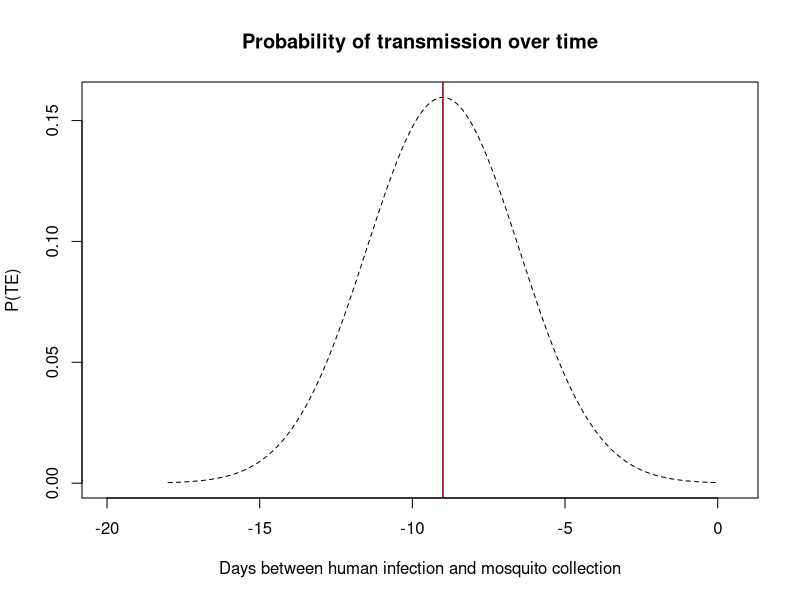
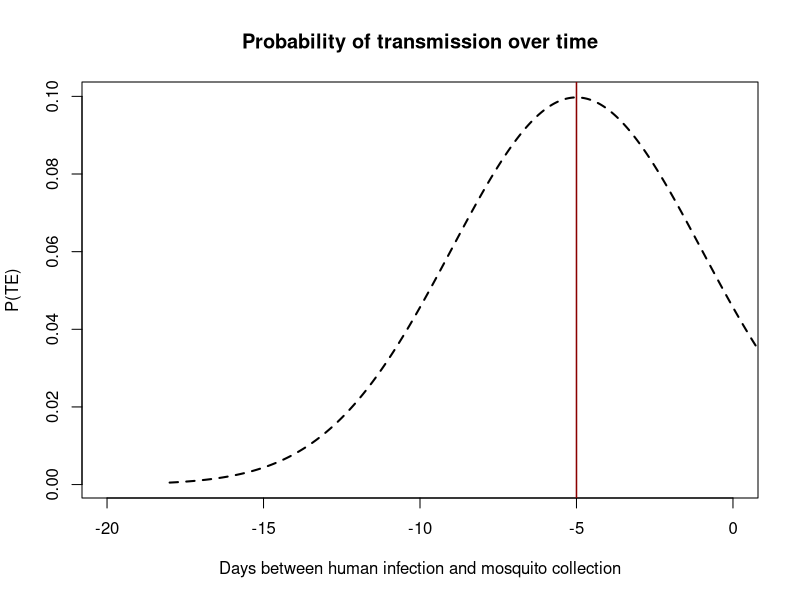
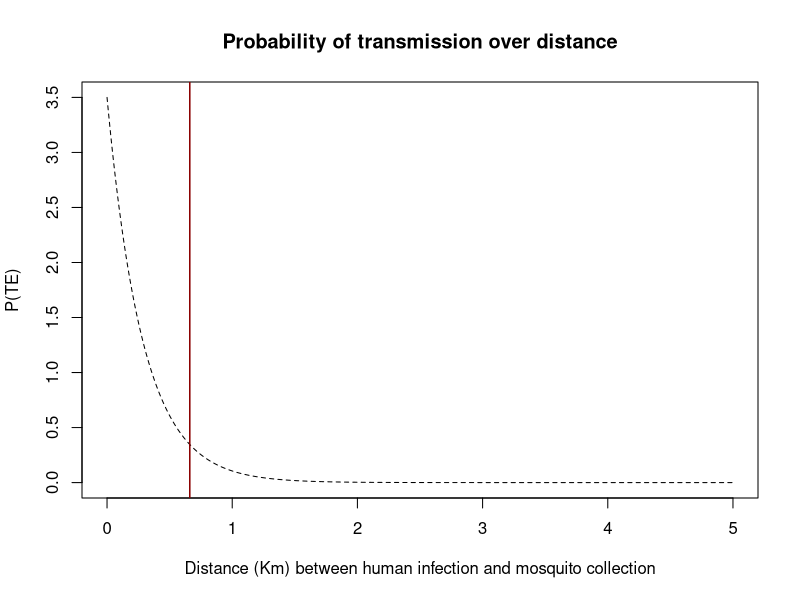

Generate these figures, in order, with R:
# -------------------------------------- #
#           Spat21/Mozzie Study          #
#       Make distribution plots          #
#                 Aim 2                  #
#            Mozzie Phase 1              #
#               K. Sumner                #
#          December 5, 2019              #
# -------------------------------------- #


#### -------- load packages ------------ ####
library(tidyverse)
require(pracma)


#### ------ make a normal distribution of the probability of transmission over time ------- ####

# create a normal, gaussian distribution between -18 and 0 centered at -9
x <- seq(-18,0, length=1000)
hx <- dnorm(x,-9,2.5)
df <- data.frame(x,hx)

# now plot that normal distribution
plot(x, hx, type="l", lty=2, xlab="Days between human infection and mosquito collection",
     ylab="P(TE)", main="Probability of transmission over time",xlim = c(-20,0.5))
abline(v=-9,col="dark red",lwd=1.5)

# calculate the area under the curve
AUC = trapz(df$x,df$hx) # 0.999681763749



# another way to do this
x<-seq(-18,8,length=1000)
s = 4
mu = -5
y <- (1/(s * sqrt(2*pi))) * exp(-((x-mu)^2)/(2*s^2)) # this is the guassian distribution formula
plot(x,y, type="l",lty=2, lwd=2, xlim = c(-20,0),xlab="Days between human infection and mosquito collection",
     ylab="P(TE)", main="Probability of transmission over time")
abline(v=-5,col="dark red",lwd=1.5)

# calculate the area under the curve
AUC = trapz(x,y) # 0.998845903386851



#### ----- make a exponentially decaying distribution for probability of transmission over distance -------- ####

# make an exponential decay function that is 1/(x^2) for the range 0-5km (0-5000m)
x <- seq(0,5, length=1000)
hx <- dexp(x,rate = 3.5) # set a rate of 3 and log = FALSE
df = data.frame(x,hx)

# now plot that normal distribution
plot(x, hx, type="l", lty=2, xlab="Distance (Km) between human infection and mosquito collection",
     ylab="P(TE)", main="Probability of transmission over distance")
abline(v=0.661,col="dark red",lwd=1.5)

# calculate the area under the curve
AUC = trapz(df$x,df$hx) # 1.00002554671025


